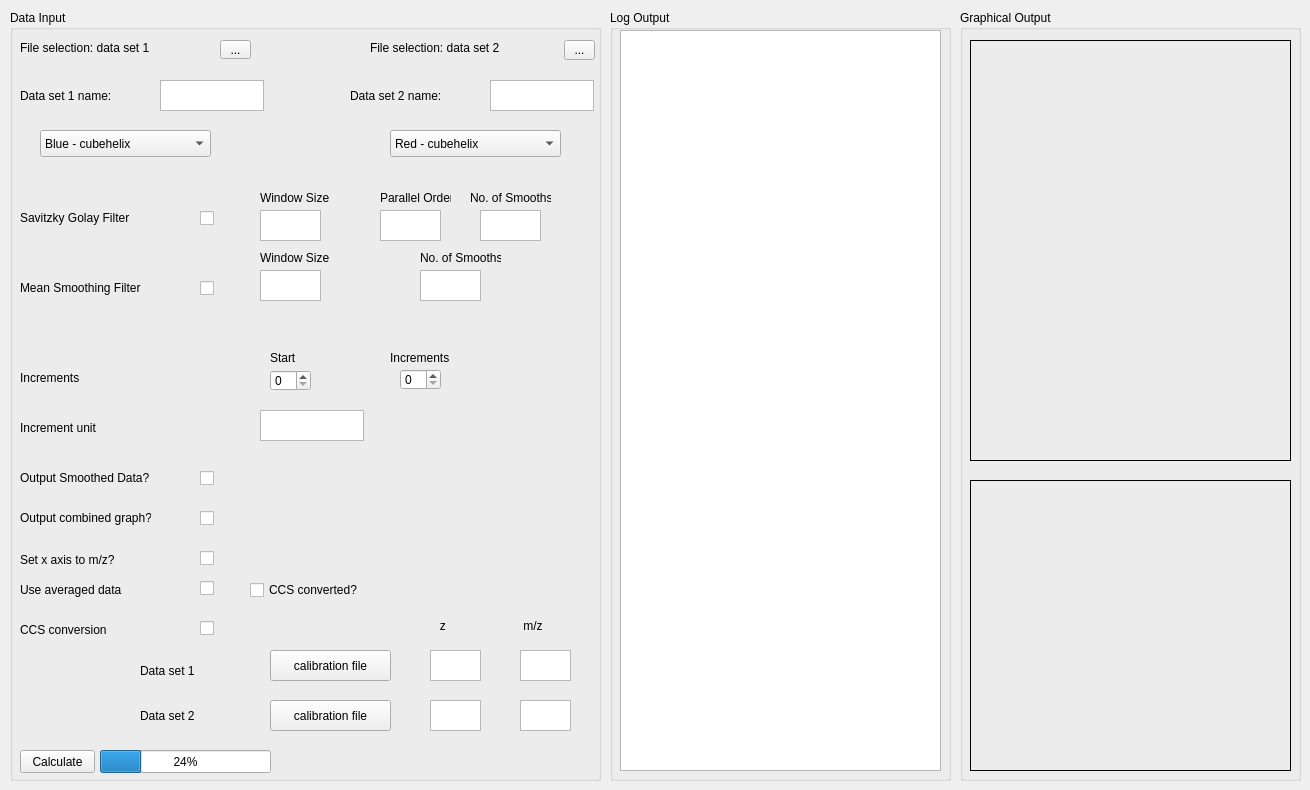
    <widget class="QWidget" name="tab_2">
     <attribute name="title">
      <string>Double Data Sets</string>
     </attribute>
     <widget class="QGroupBox" name="groupBox_4">
      <property name="geometry">
       <rect>
        <x>610</x>
        <y>10</y>
        <width>341</width>
        <height>771</height>
       </rect>
      </property>
      <property name="title">
       <string>Log Output</string>
      </property>
      <widget class="QScrollArea" name="scrollArea_2">
       <property name="geometry">
        <rect>
         <x>10</x>
         <y>20</y>
         <width>321</width>
         <height>741</height>
        </rect>
       </property>
       <property name="widgetResizable">
        <bool>true</bool>
       </property>
       <widget class="QWidget" name="scrollAreaWidgetContents_2">
        <property name="geometry">
         <rect>
          <x>0</x>
          <y>0</y>
          <width>319</width>
          <height>739</height>
         </rect>
        </property>
       </widget>
      </widget>
      <widget class="QPlainTextEdit" name="log_2">
       <property name="geometry">
        <rect>
         <x>10</x>
         <y>20</y>
         <width>321</width>
         <height>741</height>
        </rect>
       </property>
       <property name="readOnly">
        <bool>true</bool>
       </property>
      </widget>
     </widget>
     <widget class="QGroupBox" name="groupBox_5">
      <property name="geometry">
       <rect>
        <x>10</x>
        <y>10</y>
        <width>591</width>
        <height>771</height>
       </rect>
      </property>
      <property name="title">
       <string>Data Input</string>
      </property>
      <widget class="QLabel" name="label_17">
       <property name="geometry">
        <rect>
         <x>10</x>
         <y>30</y>
         <width>191</width>
         <height>16</height>
        </rect>
       </property>
       <property name="mouseTracking">
        <bool>true</bool>
       </property>
       <property name="text">
        <string>File selection: data set 1</string>
       </property>
      </widget>
      <widget class="QToolButton" name="file_selector_dataset_1">
       <property name="geometry">
        <rect>
         <x>210</x>
         <y>30</y>
         <width>31</width>
         <height>19</height>
        </rect>
       </property>
       <property name="text">
        <string>...</string>
       </property>
      </widget>
      <widget class="QLabel" name="label_18">
       <property name="geometry">
        <rect>
         <x>10</x>
         <y>200</y>
         <width>161</width>
         <height>16</height>
        </rect>
       </property>
       <property name="mouseTracking">
        <bool>true</bool>
       </property>
       <property name="text">
        <string>Savitzky Golay Filter</string>
       </property>
      </widget>
      <widget class="QPushButton" name="calculate_2">
       <property name="geometry">
        <rect>
         <x>10</x>
         <y>740</y>
         <width>75</width>
         <height>23</height>
        </rect>
       </property>
       <property name="text">
        <string>Calculate</string>
       </property>
      </widget>
      <widget class="QLabel" name="label_19">
       <property name="geometry">
        <rect>
         <x>10</x>
         <y>360</y>
         <width>171</width>
         <height>16</height>
        </rect>
       </property>
       <property name="text">
        <string>Increments</string>
       </property>
      </widget>
      <widget class="QSpinBox" name="start_v_2">
       <property name="geometry">
        <rect>
         <x>260</x>
         <y>360</y>
         <width>41</width>
         <height>21</height>
        </rect>
       </property>
      </widget>
      <widget class="QSpinBox" name="increment_2">
       <property name="geometry">
        <rect>
         <x>390</x>
         <y>359</y>
         <width>41</width>
         <height>21</height>
        </rect>
       </property>
      </widget>
      <widget class="QLabel" name="label_20">
       <property name="geometry">
        <rect>
         <x>260</x>
         <y>340</y>
         <width>61</width>
         <height>16</height>
        </rect>
       </property>
       <property name="layoutDirection">
        <enum>Qt::RightToLeft</enum>
       </property>
       <property name="text">
        <string>Start</string>
       </property>
      </widget>
      <widget class="QLabel" name="label_21">
       <property name="geometry">
        <rect>
         <x>380</x>
         <y>340</y>
         <width>91</width>
         <height>16</height>
        </rect>
       </property>
       <property name="text">
        <string>Increments</string>
       </property>
      </widget>
      <widget class="QLabel" name="label_22">
       <property name="geometry">
        <rect>
         <x>250</x>
         <y>180</y>
         <width>101</width>
         <height>16</height>
        </rect>
       </property>
       <property name="text">
        <string>Window Size</string>
       </property>
      </widget>
      <widget class="QLabel" name="label_23">
       <property name="geometry">
        <rect>
         <x>370</x>
         <y>180</y>
         <width>71</width>
         <height>16</height>
        </rect>
       </property>
       <property name="text">
        <string>Parallel Order</string>
       </property>
      </widget>
      <widget class="QProgressBar" name="progressBar_2">
       <property name="geometry">
        <rect>
         <x>90</x>
         <y>740</y>
         <width>171</width>
         <height>23</height>
        </rect>
       </property>
       <property name="value">
        <number>24</number>
       </property>
      </widget>
      <widget class="QCheckBox" name="SG_checkBox_2">
       <property name="geometry">
        <rect>
         <x>190</x>
         <y>200</y>
         <width>21</width>
         <height>17</height>
        </rect>
       </property>
       <property name="text">
        <string/>
       </property>
      </widget>
      <widget class="QTextEdit" name="SG_windowsize_2">
       <property name="geometry">
        <rect>
         <x>250</x>
         <y>200</y>
         <width>61</width>
         <height>31</height>
        </rect>
       </property>
      </widget>
      <widget class="QTextEdit" name="SG_parallelorder_2">
       <property name="geometry">
        <rect>
         <x>370</x>
         <y>200</y>
         <width>61</width>
         <height>31</height>
        </rect>
       </property>
      </widget>
      <widget class="QLabel" name="label_24">
       <property name="geometry">
        <rect>
         <x>10</x>
         <y>460</y>
         <width>181</width>
         <height>16</height>
        </rect>
       </property>
       <property name="text">
        <string>Output Smoothed Data?</string>
       </property>
      </widget>
      <widget class="QCheckBox" name="smoothedoutput_checkBox_2">
       <property name="geometry">
        <rect>
         <x>190</x>
         <y>460</y>
         <width>111</width>
         <height>17</height>
        </rect>
       </property>
       <property name="text">
        <string/>
       </property>
      </widget>
      <widget class="QLabel" name="label_25">
       <property name="geometry">
        <rect>
         <x>10</x>
         <y>270</y>
         <width>161</width>
         <height>16</height>
        </rect>
       </property>
       <property name="mouseTracking">
        <bool>true</bool>
       </property>
       <property name="text">
        <string>Mean Smoothing Filter</string>
       </property>
      </widget>
      <widget class="QCheckBox" name="mean_checkBox_2">
       <property name="geometry">
        <rect>
         <x>190</x>
         <y>270</y>
         <width>21</width>
         <height>17</height>
        </rect>
       </property>
       <property name="text">
        <string/>
       </property>
      </widget>
      <widget class="QLabel" name="label_26">
       <property name="geometry">
        <rect>
         <x>250</x>
         <y>240</y>
         <width>101</width>
         <height>16</height>
        </rect>
       </property>
       <property name="text">
        <string>Window Size</string>
       </property>
      </widget>
      <widget class="QLabel" name="label_27">
       <property name="geometry">
        <rect>
         <x>410</x>
         <y>240</y>
         <width>81</width>
         <height>16</height>
        </rect>
       </property>
       <property name="text">
        <string>No. of Smooths</string>
       </property>
      </widget>
      <widget class="QTextEdit" name="mean_windowsize_2">
       <property name="geometry">
        <rect>
         <x>250</x>
         <y>260</y>
         <width>61</width>
         <height>31</height>
        </rect>
       </property>
      </widget>
      <widget class="QTextEdit" name="mean_smoothNumber_2">
       <property name="geometry">
        <rect>
         <x>410</x>
         <y>260</y>
         <width>61</width>
         <height>31</height>
        </rect>
       </property>
      </widget>
      <widget class="QTextEdit" name="SG_smoothNumber_2">
       <property name="geometry">
        <rect>
         <x>470</x>
         <y>200</y>
         <width>61</width>
         <height>31</height>
        </rect>
       </property>
      </widget>
      <widget class="QLabel" name="label_28">
       <property name="geometry">
        <rect>
         <x>460</x>
         <y>180</y>
         <width>81</width>
         <height>16</height>
        </rect>
       </property>
       <property name="text">
        <string>No. of Smooths</string>
       </property>
      </widget>
      <widget class="QCheckBox" name="mz_button_2">
       <property name="geometry">
        <rect>
         <x>190</x>
         <y>540</y>
         <width>31</width>
         <height>17</height>
        </rect>
       </property>
       <property name="text">
        <string/>
       </property>
      </widget>
      <widget class="QCheckBox" name="combined_button_2">
       <property name="geometry">
        <rect>
         <x>190</x>
         <y>500</y>
         <width>21</width>
         <height>17</height>
        </rect>
       </property>
       <property name="text">
        <string/>
       </property>
      </widget>
      <widget class="QLabel" name="label_29">
       <property name="geometry">
        <rect>
         <x>10</x>
         <y>540</y>
         <width>141</width>
         <height>20</height>
        </rect>
       </property>
       <property name="text">
        <string>Set x axis to m/z?</string>
       </property>
      </widget>
      <widget class="QLabel" name="label_30">
       <property name="geometry">
        <rect>
         <x>10</x>
         <y>500</y>
         <width>131</width>
         <height>16</height>
        </rect>
       </property>
       <property name="text">
        <string>Output combined graph?</string>
       </property>
      </widget>
      <widget class="QLabel" name="label_31">
       <property name="geometry">
        <rect>
         <x>10</x>
         <y>410</y>
         <width>101</width>
         <height>16</height>
        </rect>
       </property>
       <property name="text">
        <string>Increment unit</string>
       </property>
      </widget>
      <widget class="QTextEdit" name="increment_unit_2">
       <property name="geometry">
        <rect>
         <x>250</x>
         <y>400</y>
         <width>104</width>
         <height>31</height>
        </rect>
       </property>
      </widget>
      <widget class="QTextEdit" name="double_ccs_mz_1">
       <property name="geometry">
        <rect>
         <x>510</x>
         <y>640</y>
         <width>51</width>
         <height>31</height>
        </rect>
       </property>
      </widget>
      <widget class="QLabel" name="label_32">
       <property name="geometry">
        <rect>
         <x>10</x>
         <y>610</y>
         <width>171</width>
         <height>20</height>
        </rect>
       </property>
       <property name="text">
        <string>CCS conversion</string>
       </property>
      </widget>
      <widget class="QCheckBox" name="ccs_button_2">
       <property name="geometry">
        <rect>
         <x>190</x>
         <y>610</y>
         <width>111</width>
         <height>17</height>
        </rect>
       </property>
       <property name="text">
        <string/>
       </property>
      </widget>
      <widget class="QLabel" name="label_33">
       <property name="geometry">
        <rect>
         <x>360</x>
         <y>30</y>
         <width>191</width>
         <height>16</height>
        </rect>
       </property>
       <property name="mouseTracking">
        <bool>true</bool>
       </property>
       <property name="text">
        <string>File selection: data set 2</string>
       </property>
      </widget>
      <widget class="QToolButton" name="file_selector_dataset_2">
       <property name="geometry">
        <rect>
         <x>554</x>
         <y>30</y>
         <width>31</width>
         <height>20</height>
        </rect>
       </property>
       <property name="text">
        <string>...</string>
       </property>
      </widget>
      <widget class="QTextEdit" name="dataname_1">
       <property name="geometry">
        <rect>
         <x>150</x>
         <y>70</y>
         <width>104</width>
         <height>31</height>
        </rect>
       </property>
      </widget>
      <widget class="QTextEdit" name="dataname_2">
       <property name="geometry">
        <rect>
         <x>480</x>
         <y>70</y>
         <width>104</width>
         <height>31</height>
        </rect>
       </property>
      </widget>
      <widget class="QLabel" name="label_34">
       <property name="geometry">
        <rect>
         <x>10</x>
         <y>70</y>
         <width>141</width>
         <height>31</height>
        </rect>
       </property>
       <property name="text">
        <string>Data set 1 name:</string>
       </property>
      </widget>
      <widget class="QLabel" name="label_35">
       <property name="geometry">
        <rect>
         <x>340</x>
         <y>70</y>
         <width>131</width>
         <height>31</height>
        </rect>
       </property>
       <property name="text">
        <string>Data set 2 name:</string>
       </property>
      </widget>
      <widget class="QLabel" name="label_38">
       <property name="geometry">
        <rect>
         <x>130</x>
         <y>650</y>
         <width>81</width>
         <height>21</height>
        </rect>
       </property>
       <property name="text">
        <string>Data set 1</string>
       </property>
      </widget>
      <widget class="QLabel" name="label_39">
       <property name="geometry">
        <rect>
         <x>130</x>
         <y>690</y>
         <width>81</width>
         <height>31</height>
        </rect>
       </property>
       <property name="text">
        <string>Data set 2</string>
       </property>
      </widget>
      <widget class="QTextEdit" name="double_ccs_mz_2">
       <property name="geometry">
        <rect>
         <x>510</x>
         <y>690</y>
         <width>51</width>
         <height>31</height>
        </rect>
       </property>
      </widget>
      <widget class="QLabel" name="label_40">
       <property name="geometry">
        <rect>
         <x>510</x>
         <y>600</y>
         <width>51</width>
         <height>31</height>
        </rect>
       </property>
       <property name="text">
        <string> m/z</string>
       </property>
      </widget>
      <widget class="QTextEdit" name="double_ccs_z_1">
       <property name="geometry">
        <rect>
         <x>420</x>
         <y>640</y>
         <width>51</width>
         <height>31</height>
        </rect>
       </property>
      </widget>
      <widget class="QLabel" name="label_41">
       <property name="geometry">
        <rect>
         <x>420</x>
         <y>600</y>
         <width>51</width>
         <height>31</height>
        </rect>
       </property>
       <property name="text">
        <string>   z</string>
       </property>
      </widget>
      <widget class="QTextEdit" name="double_ccs_z_2">
       <property name="geometry">
        <rect>
         <x>420</x>
         <y>690</y>
         <width>51</width>
         <height>31</height>
        </rect>
       </property>
      </widget>
      <widget class="QToolButton" name="double_calibration_selector_1">
       <property name="geometry">
        <rect>
         <x>260</x>
         <y>640</y>
         <width>121</width>
         <height>31</height>
        </rect>
       </property>
       <property name="text">
        <string>calibration file</string>
       </property>
      </widget>
      <widget class="QToolButton" name="double_calibration_selector_2">
       <property name="geometry">
        <rect>
         <x>260</x>
         <y>690</y>
         <width>121</width>
         <height>31</height>
        </rect>
       </property>
       <property name="text">
        <string>calibration file</string>
       </property>
      </widget>
      <widget class="QComboBox" name="colourbox_1">
       <property name="geometry">
        <rect>
         <x>30</x>
         <y>120</y>
         <width>171</width>
         <height>27</height>
        </rect>
       </property>
       <item>
        <property name="text">
         <string>Blue - cubehelix</string>
        </property>
       </item>
       <item>
        <property name="text">
         <string>Purple - cubehelix</string>
        </property>
       </item>
       <item>
        <property name="text">
         <string>Red - cubehelix</string>
        </property>
       </item>
       <item>
        <property name="text">
         <string>Orange - cubehelix</string>
        </property>
       </item>
       <item>
        <property name="text">
         <string>Green - cubehelix</string>
        </property>
       </item>
       <item>
        <property name="text">
         <string>Rainbow - cubehelix</string>
        </property>
       </item>
       <item>
        <property name="text">
         <string>Rainbow - HUSL</string>
        </property>
       </item>
      </widget>
      <widget class="QComboBox" name="colourbox_2">
       <property name="geometry">
        <rect>
         <x>380</x>
         <y>120</y>
         <width>171</width>
         <height>27</height>
        </rect>
       </property>
       <item>
        <property name="text">
         <string>Red - cubehelix</string>
        </property>
       </item>
       <item>
        <property name="text">
         <string>Blue - cubehelix</string>
        </property>
       </item>
       <item>
        <property name="text">
         <string>Orange - cubehelix</string>
        </property>
       </item>
       <item>
        <property name="text">
         <string>Green - cubehelix</string>
        </property>
       </item>
       <item>
        <property name="text">
         <string>Purple - cubehelix</string>
        </property>
       </item>
       <item>
        <property name="text">
         <string>Rainbow - cubehelix</string>
        </property>
       </item>
       <item>
        <property name="text">
         <string>Rainbow - HUSL</string>
        </property>
       </item>
      </widget>
      <widget class="QLabel" name="label_64">
       <property name="geometry">
        <rect>
         <x>10</x>
         <y>570</y>
         <width>141</width>
         <height>20</height>
        </rect>
       </property>
       <property name="text">
        <string>Use averaged data</string>
       </property>
      </widget>
      <widget class="QCheckBox" name="average_ccs_button_2">
       <property name="geometry">
        <rect>
         <x>240</x>
         <y>570</y>
         <width>121</width>
         <height>20</height>
        </rect>
       </property>
       <property name="text">
        <string>CCS converted?</string>
       </property>
      </widget>
      <widget class="QCheckBox" name="averaged_data_button_2">
       <property name="geometry">
        <rect>
         <x>190</x>
         <y>570</y>
         <width>31</width>
         <height>17</height>
        </rect>
       </property>
       <property name="text">
        <string/>
       </property>
      </widget>
     </widget>
     <widget class="QGroupBox" name="groupBox_6">
      <property name="geometry">
       <rect>
        <x>960</x>
        <y>10</y>
        <width>341</width>
        <height>771</height>
       </rect>
      </property>
      <property name="title">
       <string>Graphical Output</string>
      </property>
      <widget class="QLabel" name="graph_placement_2">
       <property name="geometry">
        <rect>
         <x>10</x>
         <y>30</y>
         <width>321</width>
         <height>421</height>
        </rect>
       </property>
       <property name="frameShape">
        <enum>QFrame::Box</enum>
       </property>
       <property name="text">
        <string/>
       </property>
       <property name="scaledContents">
        <bool>true</bool>
       </property>
      </widget>
      <widget class="QLabel" name="ATD_gif_2">
       <property name="geometry">
        <rect>
         <x>10</x>
         <y>470</y>
         <width>321</width>
         <height>291</height>
        </rect>
       </property>
       <property name="frameShape">
        <enum>QFrame::Box</enum>
       </property>
       <property name="text">
        <string/>
       </property>
       <property name="scaledContents">
        <bool>true</bool>
       </property>
      </widget>
     </widget>
    </widget>
